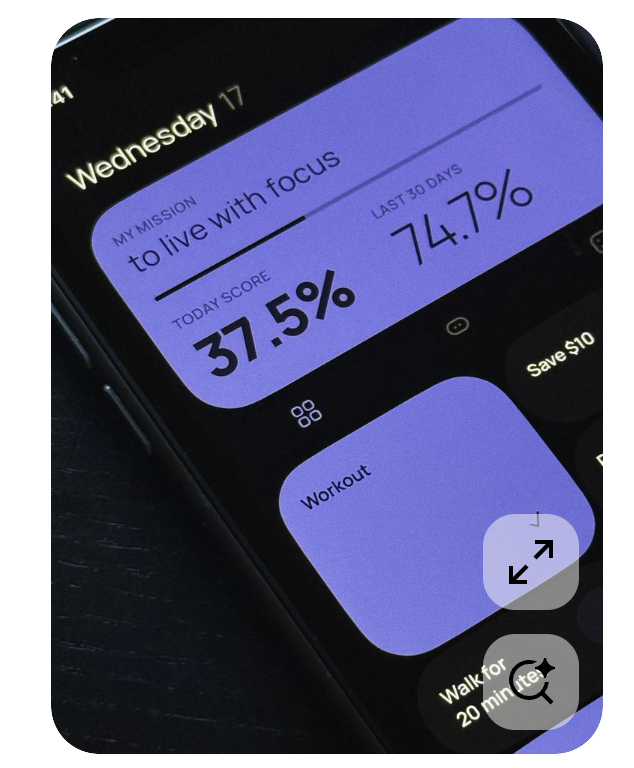
#> input picture reports/acceptance/artifacts/20260324-003356/0-image-1.png, 634 x 768 px
$ python measure_reconstruction_diff.py ../reports/acceptance/artifacts/20260324-003356/0-image-1.png ../reports/acceptance/artifacts/20260324-003356/1-iphone-17-1.png
#> lines starting #> are read from the running program, lines starting #| are printed output that depends on the picture
#!/usr/bin/env python3
import json
import sys
from pathlib import Path

from PIL import Image, ImageFilter, ImageOps


def clamp(value, low, high):
    return max(low, min(high, value))


def mean_abs_diff(image_a, image_b):
    width, height = image_a.size
    pixels_a = image_a.load()
    pixels_b = image_b.load()
    total = 0.0

    for y in range(height):
        for x in range(width):
            left = pixels_a[x, y]
            right = pixels_b[x, y]
            if isinstance(left, int):
                total += abs(left - right)
            else:
                total += sum(abs(left[index] - right[index]) for index in range(len(left))) / len(left)

    return total / (width * height)


def coarse_layout_similarity(reference, rendered):
    left = reference.convert("L").resize((64, 64))
    right = rendered.convert("L").resize((64, 64))
    difference = mean_abs_diff(left, right) / 255.0
    return clamp(1.0 - difference, 0.0, 1.0)


def structure_similarity(reference, rendered):
    left = (
        ImageOps.autocontrast(reference.convert("L"))
        .filter(ImageFilter.GaussianBlur(radius=1.8))
        .resize((96, 96))
    )
    right = (
        ImageOps.autocontrast(rendered.convert("L"))
        .filter(ImageFilter.GaussianBlur(radius=1.8))
        .resize((96, 96))
    )
    difference = mean_abs_diff(left, right) / 255.0
    return clamp(1.0 - difference, 0.0, 1.0)


def edge_similarity(reference, rendered):
    left = reference.convert("L").filter(ImageFilter.FIND_EDGES).resize((192, 192))
    right = rendered.convert("L").filter(ImageFilter.FIND_EDGES).resize((192, 192))
    difference = mean_abs_diff(left, right) / 255.0
    return clamp(1.0 - difference, 0.0, 1.0)


def color_delta(reference, rendered):
    left = reference.convert("RGB").resize((64, 64))
    right = rendered.convert("RGB").resize((64, 64))
    return clamp(mean_abs_diff(left, right) / 255.0, 0.0, 1.0)


def hotspot_analysis(reference, rendered):
    left = reference.convert("RGB").resize((120, 120))
    right = rendered.convert("RGB").resize((120, 120))
    grid_size = 6
    cell_width = left.size[0] // grid_size
    cell_height = left.size[1] // grid_size
    items = []

    for row in range(grid_size):
        for column in range(grid_size):
            x0 = column * cell_width
            y0 = row * cell_height
            x1 = left.size[0] if column == grid_size - 1 else (column + 1) * cell_width
            y1 = left.size[1] if row == grid_size - 1 else (row + 1) * cell_height
            diff = mean_abs_diff(left.crop((x0, y0, x1, y1)), right.crop((x0, y0, x1, y1))) / 255.0
            items.append(
                {
                    "id": f"hotspot-{len(items) + 1}",
                    "score": round(clamp(diff, 0.0, 1.0), 4),
                    "bounds": {
                        "x": round(x0 / left.size[0], 4),
                        "y": round(y0 / left.size[1], 4),
                        "width": round((x1 - x0) / left.size[0], 4),
                        "height": round((y1 - y0) / left.size[1], 4),
                    },
                }
            )

    sorted_items = sorted(items, key=lambda item: item["score"], reverse=True)
    scores = [item["score"] for item in items]
    hotspot_average = sum(scores) / len(scores) if scores else 0.0
    hotspot_peak = max(scores) if scores else 0.0
    hotspot_coverage = (
        sum(1 for score in scores if score >= 0.18) / len(scores) if scores else 0.0
    )
    return {
        "hotspots": sorted_items[:5],
        "hotspotAverage": round(clamp(hotspot_average, 0.0, 1.0), 4),
        "hotspotPeak": round(clamp(hotspot_peak, 0.0, 1.0), 4),
        "hotspotCoverage": round(clamp(hotspot_coverage, 0.0, 1.0), 4),
    }


def acceptance_gates(
    global_similarity,
    layout_similarity,
    structure_similarity_value,
    edge_similarity_value,
    color_delta_value,
    hotspot_peak,
    hotspot_coverage,
):
    return [
        {
            "id": "gate-global",
            "label": "Global similarity",
            "metric": "globalSimilarity",
            "comparator": "gte",
            "threshold": 0.9,
            "actual": round(global_similarity, 4),
            "passed": global_similarity >= 0.9,
            "hard": True,
        },
        {
            "id": "gate-layout",
            "label": "Layout similarity",
            "metric": "layoutSimilarity",
            "comparator": "gte",
            "threshold": 0.88,
            "actual": round(layout_similarity, 4),
            "passed": layout_similarity >= 0.88,
            "hard": True,
        },
        {
            "id": "gate-structure",
            "label": "Structure similarity",
            "metric": "structureSimilarity",
            "comparator": "gte",
            "threshold": 0.88,
            "actual": round(structure_similarity_value, 4),
            "passed": structure_similarity_value >= 0.88,
            "hard": True,
        },
        {
            "id": "gate-edge",
            "label": "Edge similarity",
            "metric": "edgeSimilarity",
            "comparator": "gte",
            "threshold": 0.88,
            "actual": round(edge_similarity_value, 4),
            "passed": edge_similarity_value >= 0.88,
            "hard": True,
        },
        {
            "id": "gate-color",
            "label": "Color delta",
            "metric": "colorDelta",
            "comparator": "lte",
            "threshold": 0.1,
            "actual": round(color_delta_value, 4),
            "passed": color_delta_value <= 0.1,
            "hard": True,
        },
        {
            "id": "gate-hotspot-peak",
            "label": "Hotspot peak",
            "metric": "hotspotPeak",
            "comparator": "lte",
            "threshold": 0.22,
            "actual": round(hotspot_peak, 4),
            "passed": hotspot_peak <= 0.22,
            "hard": True,
        },
        {
            "id": "gate-hotspot-coverage",
            "label": "Hotspot coverage",
            "metric": "hotspotCoverage",
            "comparator": "lte",
            "threshold": 0.22,
            "actual": round(hotspot_coverage, 4),
            "passed": hotspot_coverage <= 0.22,
            "hard": False,
        },
    ]


def composite_score(
    global_similarity,
    layout_similarity,
    structure_similarity_value,
    edge_similarity_value,
    color_delta_value,
    hotspot_average,
    hotspot_peak,
):
    color_similarity = 1.0 - color_delta_value
    hotspot_average_similarity = 1.0 - hotspot_average
    hotspot_peak_similarity = 1.0 - hotspot_peak
    score = (
        0.28 * global_similarity
        + 0.2 * layout_similarity
        + 0.18 * structure_similarity_value
        + 0.16 * edge_similarity_value
        + 0.08 * color_similarity
        + 0.06 * hotspot_average_similarity
        + 0.04 * hotspot_peak_similarity
    )
    return round(clamp(score, 0.0, 1.0), 4)


def score_grade(composite, gates):
    hard_failed = any((not gate["passed"]) and gate["hard"] for gate in gates)
    if composite >= 0.93 and not hard_failed:
        return "A"
    if composite >= 0.87:
        return "B"
    if composite >= 0.78:
        return "C"
    if composite >= 0.68:
        return "D"
    return "F"


def parse_crop_bounds(argv):
    if "--crop" not in argv:
        return None
    index = argv.index("--crop")
    if index + 1 >= len(argv):
        raise SystemExit("--crop requires a JSON payload")
    payload = json.loads(argv[index + 1])
    return {
        "x": clamp(float(payload.get("x", 0.0)), 0.0, 1.0),
        "y": clamp(float(payload.get("y", 0.0)), 0.0, 1.0),
        "width": clamp(float(payload.get("width", 0.0)), 0.0, 1.0),
        "height": clamp(float(payload.get("height", 0.0)), 0.0, 1.0),
    }


def crop_image(image, bounds):
    if not bounds:
        return image

    width, height = image.size
    left = int(round(bounds["x"] * width))
    top = int(round(bounds["y"] * height))
    right = int(round((bounds["x"] + bounds["width"]) * width))
    bottom = int(round((bounds["y"] + bounds["height"]) * height))
    left = clamp(left, 0, width - 1)
    top = clamp(top, 0, height - 1)
    right = clamp(right, left + 1, width)
    bottom = clamp(bottom, top + 1, height)
    return image.crop((left, top, right, bottom))


def main():
    if len(sys.argv) < 3:
        raise SystemExit("usage: measure_reconstruction_diff.py <reference-image> <rendered-image>")

    reference_path = Path(sys.argv[1])
    rendered_path = Path(sys.argv[2])
    crop_bounds = parse_crop_bounds(sys.argv[3:])

    reference = Image.open(reference_path).convert("RGB")
    rendered = Image.open(rendered_path).convert("RGB").resize(reference.size)
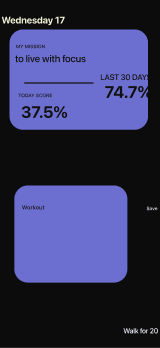
#> input picture reports/acceptance/artifacts/20260324-003356/1-iphone-17-1.png, 160 x 348 px
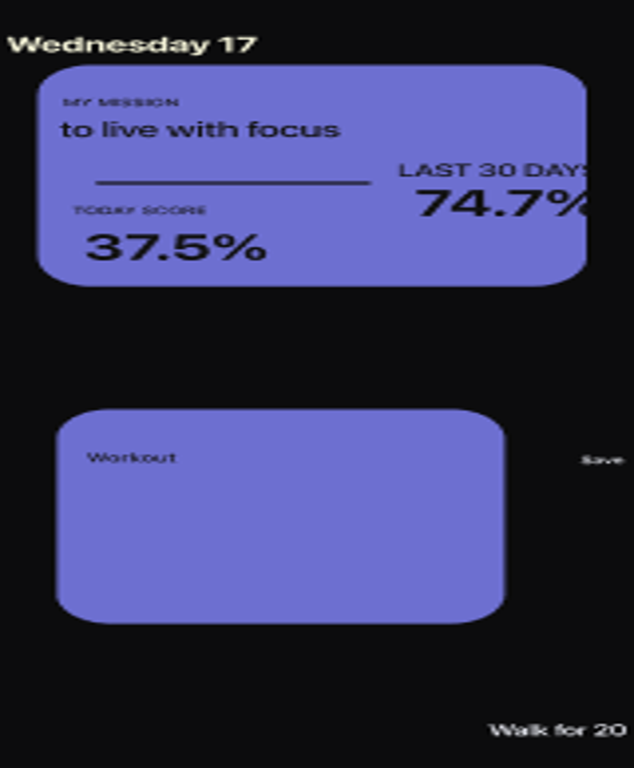
#> rendered: PIL image 634x768 RGB; mean R, G, B 54.4, 55.3, 97
    reference = crop_image(reference, crop_bounds)
    rendered = crop_image(rendered, crop_bounds).resize(reference.size)

    global_difference = mean_abs_diff(reference, rendered) / 255.0
#> after the loop in mean_abs_diff, `for y in range(height):`: total = 41568201.3
#> global_difference = 0.335
    global_similarity = round(clamp(1.0 - global_difference, 0.0, 1.0), 4)
#> global_similarity = 0.665
    layout_similarity = round(coarse_layout_similarity(reference, rendered), 4)
#> in coarse_layout_similarity, `difference = mean_abs_diff(left, right) / 255.0`: difference = 0.305
#> layout_similarity = 0.695
    edge_similarity_value = round(edge_similarity(reference, rendered), 4)
#> in edge_similarity, `right = rendered.convert("L").filter(ImageFilter.FIND_EDGES).resize((1..`:
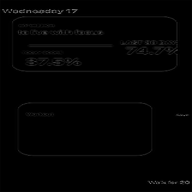
#> right: PIL image 192x192 L; min 0, max 116, mean 2.2
#> in edge_similarity, `difference = mean_abs_diff(left, right) / 255.0`: difference = 0.0468
#> edge_similarity_value = 0.953
    structure_similarity_value = round(structure_similarity(reference, rendered), 4)
#> in structure_similarity, `right = ( ImageOps.autocontrast(rendered.convert("L")) .filter(ImageFi..`:
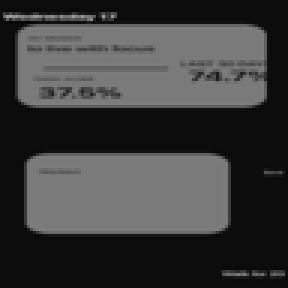
#> right: PIL image 96x96 L (shown 3 times larger); min 5, max 158, mean 60
#> in structure_similarity, `difference = mean_abs_diff(left, right) / 255.0`: difference = 0.305
#> structure_similarity_value = 0.695
    color_delta_value = round(color_delta(reference, rendered), 4)
#> in color_delta, `right = rendered.convert("RGB").resize((64, 64))`:
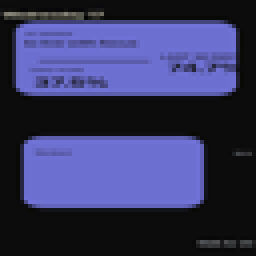
#> right: PIL image 64x64 RGB (shown 4 times larger); mean R, G, B 54.4, 55.3, 97
#> color_delta_value = 0.328
    hotspot_metrics = hotspot_analysis(reference, rendered)
#> in hotspot_analysis, `left = reference.convert("RGB").resize((120, 120))`:
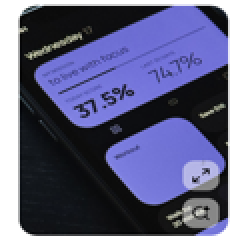
#> left: PIL image 120x120 RGB (shown 2 times larger); mean R, G, B 94.5, 95.5, 129.7
#> in hotspot_analysis, `right = rendered.convert("RGB").resize((120, 120))`:
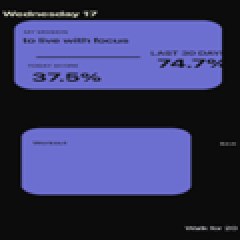
#> right: PIL image 120x120 RGB (shown 2 times larger); mean R, G, B 54.4, 55.3, 97
#> after the loop in hotspot_analysis, `for row in range(grid_size):`: items = 36 items
#> in hotspot_analysis, `scores = [item["score"] for item in items]`: scores = 36 values, max 0.653 at index 0, min 0.0409 at index 9, mean 0.331
#> in hotspot_analysis, `hotspot_average = sum(scores) / len(scores) if scores else 0.0`: hotspot_average = 0.331
#> in hotspot_analysis, `hotspot_peak = max(scores) if scores else 0.0`: hotspot_peak = 0.653
#> in hotspot_analysis, `hotspot_coverage = ( sum(1 for score in scores if score >= 0.18) / len..`: hotspot_coverage = 0.75
#> hotspot_metrics = 4 items
    composite = composite_score(
        global_similarity,
        layout_similarity,
        structure_similarity_value,
        edge_similarity_value,
        color_delta_value,
        hotspot_metrics["hotspotAverage"],
        hotspot_metrics["hotspotPeak"],
    )
#> in composite_score, `color_similarity = 1.0 - color_delta_value`: color_similarity = 0.672
#> in composite_score, `score = ( 0.28 * global_similarity + 0.2 * layout_similarity + 0.18 * ..`: score = 0.711
#> composite = 0.711
    gates = acceptance_gates(
        global_similarity,
        layout_similarity,
        structure_similarity_value,
        edge_similarity_value,
        color_delta_value,
        hotspot_metrics["hotspotPeak"],
        hotspot_metrics["hotspotCoverage"],
    )
#> gates = 7 items
    payload = {
        "globalSimilarity": global_similarity,
        "colorDelta": color_delta_value,
        "edgeSimilarity": edge_similarity_value,
        "layoutSimilarity": layout_similarity,
        "structureSimilarity": structure_similarity_value,
        "hotspotAverage": hotspot_metrics["hotspotAverage"],
        "hotspotPeak": hotspot_metrics["hotspotPeak"],
        "hotspotCoverage": hotspot_metrics["hotspotCoverage"],
        "compositeScore": composite,
        "grade": score_grade(composite, gates),
        "acceptanceGates": gates,
        "hotspots": hotspot_metrics["hotspots"],
    }
#> in score_grade, `hard_failed = any((not gate["passed"]) and gate["hard"] for gate in ga..`: hard_failed = True

    print(json.dumps(payload, ensure_ascii=False))
#> (printed output is left out)


if __name__ == "__main__":
    main()
